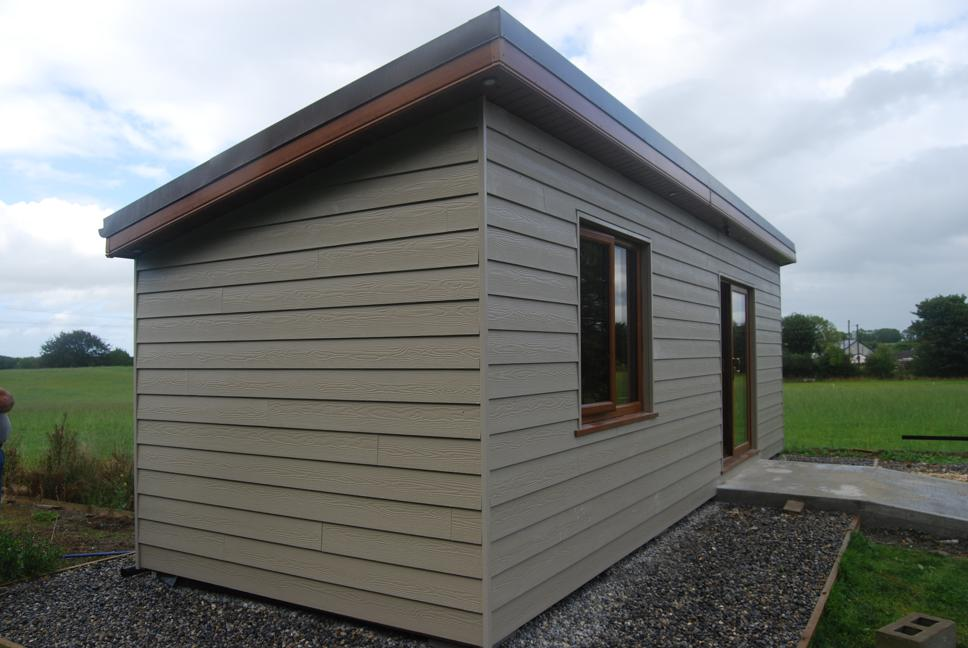
#> input picture test_image.jpg, 968 x 648 px
$ python run_vp_detect.py --image-path ../test_image.jpg
#> lines starting #> are read from the running program, lines starting #| are printed output that depends on the picture
### lu_vp_detect/vp_detection.py
"""
Python + OpenCV Implementation of the vanishing point algorithm by Xiaohu Lu
et al. -
http://xiaohulugo.github.io/papers/Vanishing_Point_Detection_WACV2017.pdf.

Author: Ray Phan (https://github.com/rayryeng)
"""

import cv2
import numpy as np
from itertools import combinations


class VPDetection(object):
    """
    VP Detection Object

    Args:
        length_thresh: Line segment detector threshold (default=30)
        principal_point: Principal point of the image (in pixels)
        focal_length: Focal length of the camera (in pixels)
        seed: Seed for reproducibility due to RANSAC
    """

    def __init__(self,
                 length_thresh=30,
                 principal_point=None,
                 focal_length=1500,
                 seed=None):
        self._length_thresh = length_thresh
        self._principal_point = principal_point
        self._focal_length = focal_length
        self._angle_thresh = np.pi / 30  # For displaying debug image
        self._vps = None  # For storing the VPs in 3D space
        self._vps_2D = None  # For storing the VPs in 2D space
        self.__img = None  # Stores the image locally
        self.__clusters = None  # Stores which line index maps to what VP
        self.__tol = 1e-8  # Tolerance for floating point comparison
        self.__angle_tol = np.pi / 3  # (pi / 180 * (60 degrees)) = +/- 30 deg
        self.__lines = None  # Stores the line detections internally
        self.__zero_value = 0.001  # Threshold to check augmented coordinate
        # Anything less than __tol gets set to this
        self.__seed = seed  # Set seed for reproducibility
        noise_ratio = 0.5  # Outlier/inlier ratio for RANSAC estimation
        # Probability of all samples being inliers
        p = (1.0 / 3.0) * ((1.0 - noise_ratio)**2.0)

        # Total number of iterations for RANSAC
        conf = 0.9999
        self.__ransac_iter = int(np.log(1 - conf) / np.log(1.0 - p))

    # [25 lines left out: functions length_thresh, length_thresh, not called in this run]

    @property
    def principal_point(self):
        """
        Principal point for VP Detection algorithm

        Returns:
            The minimum length required for a line
        """
        return self._principal_point

    # [58 lines left out: functions principal_point, focal_length, focal_length, vps, not called in this run]

    @property
    def vps_2D(self):
        """
        Vanishing points of the image in 2D image coordinates.

        Returns:
            A numpy array where each row is a point and each column is a
            component / coordinate
        """
        return self._vps_2D

    def __detect_lines(self, img):
        """
        Detects lines using OpenCV LSD Detector
        """
        # Convert to grayscale if required
        if len(img.shape) == 3:
            img_copy = cv2.cvtColor(img, cv2.COLOR_BGR2GRAY)
        else:
            img_copy = img

        # Create LSD detector with default parameters
        lsd = cv2.createLineSegmentDetector(0)

        # Detect lines in the image
        # Returns a NumPy array of type N x 1 x 4 of float32
        # such that the 4 numbers in the last dimension are (x1, y1, x2, y2)
        # These denote the start and end positions of a line
        lines = lsd.detect(img_copy)[0]

        # Remove singleton dimension
        lines = lines[:, 0]

        # Filter out the lines whose length is lower than the threshold
        dx = lines[:, 2] - lines[:, 0]
        dy = lines[:, 3] - lines[:, 1]
        lengths = np.sqrt(dx * dx + dy * dy)
        mask = lengths >= self._length_thresh
        lines = lines[mask]

        # Store the lines internally
        self.__lines = lines

        # Return the lines
        return lines

    def __find_vp_hypotheses_two_lines(self):
        """
        Finds the VP hypotheses using pairs of lines
        """
        # Number of detected lines
        N = self.__lines.shape[0]

        # Number of bins for longitude - 360 bins so 1 deg. per bin
        # For estimating second VP along the great circle distance of the
        # first VP
        num_bins_vp2 = 360
        vp2_step = np.pi / 180.0  # Step in radians

        # Store the equations of the line, lengths and orientations
        # for each line segment
        p1 = np.column_stack((self.__lines[:, :2], np.ones(N,
                                                           dtype=np.float32)))
        p2 = np.column_stack((self.__lines[:, 2:], np.ones(N,
                                                           dtype=np.float32)))
        cross_p = np.cross(p1, p2)
        dx = p1[:, 0] - p2[:, 0]
        dy = p1[:, 1] - p2[:, 1]
        lengths = np.sqrt(dx * dx + dy * dy)
        orientations = np.arctan2(dy, dx)

        # Perform wraparound - [-pi, pi] --> [0, pi]
        # All negative angles map to their mirrored positive counterpart
        orientations[orientations < 0] = orientations[orientations < 0] + np.pi

        # Keep these around
        self.__cross_p = cross_p
        self.__lengths = lengths
        self.__orientations = orientations

        # Stores the VP hypotheses - 3 per longitude for each RANSAC iteration
        # First dimension - VP triplet proposal for a RANSAC iteration
        # Second dimension - VPs themselves
        # Third dimension - VP component
        vp_hypos = np.zeros((self.__ransac_iter * num_bins_vp2, 3, 3),
                            dtype=np.float32)

        i = 0

        if self.__seed is not None:
            gen = np.random.RandomState(self.__seed)

        # For each iteration...
        while i < self.__ransac_iter:
            # Get two random indices
            if self.__seed is not None:
                (idx1, idx2) = gen.permutation(N)[:2]
            else:
                (idx1, idx2) = np.random.permutation(N)[:2]

            # Get the first VP proposal in the image
            vp1_img = np.cross(cross_p[idx1], cross_p[idx2])

            # Try again if at infinity
            if np.abs(vp1_img[2]) < self.__tol:
                continue

            # Find where it intersects in the sphere
            vp1 = np.zeros(3, dtype=np.float32)
            vp1[:2] = vp1_img[:2] / vp1_img[2] - self._principal_point
            vp1[2] = self._focal_length

            # Normalize
            vp1 /= np.sqrt(np.sum(np.square(vp1)))

            # Get the other two VPs
            # Search along the circumference of the sphere
            la = np.arange(num_bins_vp2) * vp2_step
            kk = vp1[0] * np.sin(la) + vp1[1] * np.cos(la)
            phi = np.arctan(-vp1[2] / kk)

            # Convert back to Cartesian coordinates
            vp2 = np.column_stack([
                np.sin(phi) * np.sin(la),
                np.sin(phi) * np.cos(la),
                np.cos(phi)
            ])

            # Enforce points at infinity to be finite
            vp2[np.abs(vp2[:, 2]) < self.__tol, 2] = self.__zero_value
            # Normalize
            vp2 /= np.sqrt(np.sum(np.square(vp2), axis=1, keepdims=True))
            vp2[vp2[:, 2] < 0, :] *= -1.0  # Ensure direction is +z

            vp3 = np.cross(vp1, vp2)  # Third VP is orthogonal to the two
            vp3[np.abs(vp3[:, 2]) < self.__tol, 2] = self.__zero_value
            vp3 /= np.sqrt(np.sum(np.square(vp3), axis=1, keepdims=True))
            vp3[vp3[:, 2] < 0, :] *= -1.0

            # Place proposals in corresponding locations
            vp_hypos[i * num_bins_vp2:(i + 1) * num_bins_vp2, 0, :] = vp1
            vp_hypos[i * num_bins_vp2:(i + 1) * num_bins_vp2, 1, :] = vp2
            vp_hypos[i * num_bins_vp2:(i + 1) * num_bins_vp2, 2, :] = vp3

            # Move to the next iteration
            i += 1

        return vp_hypos

    def __get_sphere_grids(self):
        """
        Builds spherical voting grid to determine which VP has the most support
        """

        # Determine number of bins for latitude and longitude
        bin_size = np.pi / 180.0
        lat_span = np.pi / 2.0
        long_span = 2.0 * np.pi
        num_bins_lat = int(lat_span / bin_size)
        num_bins_lon = int(long_span / bin_size)

        # Get indices for every unique pair of lines
        combos = list(combinations(range(self.__lines.shape[0]), 2))
        combos = np.asarray(combos, dtype=int)

        # For each pair, determine where the lines intersect
        pt_intersect = np.cross(self.__cross_p[combos[:, 0]],
                                self.__cross_p[combos[:, 1]])

        # Ignore if points are at infinity
        mask = np.abs(pt_intersect[:, 2]) >= self.__tol

        # To determine if two points map to the same VP in spherical
        # coordinates, their difference in angle must be less than
        # some threshold
        ang = np.abs(self.__orientations[combos[:, 0]] -
                     self.__orientations[combos[:, 1]])
        ang = np.minimum(np.pi - ang, ang)
        mask = np.logical_and(mask, np.abs(ang) <= self.__angle_tol)

        # Get the points, angles and combinations that are
        # left
        pt_intersect = pt_intersect[mask]
        ang = ang[mask]
        combos = combos[mask]

        # Determine corresponding lat and lon mapped to the sphere
        X = (pt_intersect[:, 0] /
             pt_intersect[:, 2]) - self._principal_point[0]
        Y = (pt_intersect[:, 1] /
             pt_intersect[:, 2]) - self._principal_point[1]
        Z = self._focal_length
        lat = np.arccos(Z / np.sqrt(X * X + Y * Y + Z * Z))
        lon = np.arctan2(X, Y) + np.pi

        # Get corresponding bin locations
        la_bin = (lat / bin_size).astype(int)
        lon_bin = (lon / bin_size).astype(int)
        la_bin[la_bin >= num_bins_lat] = num_bins_lat - 1
        lon_bin[lon_bin >= num_bins_lon] = num_bins_lon - 1

        # Add their weighted vote to the corresponding bin
        # Get 1D bin coordinate so we can take advantage
        # of bincount method, then reshape back to 2D
        bin_num = la_bin * num_bins_lon + lon_bin
        weights = np.sqrt(
            self.__lengths[combos[:, 0]] *
            self.__lengths[combos[:, 1]]) * (np.sin(2.0 * ang) + 0.2)

        sphere_grid = np.bincount(
            bin_num, weights=weights,
            minlength=num_bins_lat * num_bins_lon).reshape(
                (num_bins_lat, num_bins_lon)).astype(np.float32)

        # Add the 3 x 3 smoothed votes on top of the original votes for
        # stability (refer to paper)
        sphere_grid += cv2.filter2D(sphere_grid, -1, (1.0 / 9.0) * np.ones(
            (3, 3)))
        return sphere_grid

    def __get_best_vps_hypo(self, sphere_grid, vp_hypos):
        # Number of hypotheses
        N = vp_hypos.shape[0]

        # Bin size - 1 deg. in radians
        bin_size = np.pi / 180.0

        # Ignore any values whose augmented coordinate are less than
        # the threshold or bigger than magnitude of 1
        # Each row is a VP triplet
        # Each column is the z coordinate
        mask = np.logical_and(
            np.abs(vp_hypos[:, :, 2]) >= self.__tol,
            np.abs(vp_hypos[:, :, 2]) <= 1.0)

        # Create ID array for VPs
        ids = np.arange(N).astype(int)
        ids = np.column_stack([ids, ids, ids])
        ids = ids[mask]

        # Calculate their respective lat and lon
        lat = np.arccos(vp_hypos[:, :, 2][mask])
        lon = np.arctan2(vp_hypos[:, :, 0][mask],
                         vp_hypos[:, :, 1][mask]) + np.pi

        # Determine which bin they map to
        la_bin = (lat / bin_size).astype(int)
        lon_bin = (lon / bin_size).astype(int)
        la_bin[la_bin == 90] = 89
        lon_bin[lon_bin == 360] = 359

        # For each hypotheses triplet of VPs, calculate their final
        # votes by summing the contributions of each VP for the
        # hypothesis
        weights = sphere_grid[la_bin, lon_bin]
        votes = np.bincount(ids, weights=weights,
                            minlength=N).astype(np.float32)

        # Find best hypothesis by determining which triplet has the largest
        # votes
        best_idx = np.argmax(votes)
        final_vps = vp_hypos[best_idx]
        vps_2D = self._focal_length * (final_vps[:, :2] /
                                       final_vps[:, 2][:, None])
        vps_2D += self._principal_point

        # Find the coordinate with the largest vertical value
        # This will be the last column of the output
        z_idx = np.argmax(np.abs(vps_2D[:, 1]))
        ind = np.arange(3).astype(int)
        mask = np.ones(3, dtype=bool)
        mask[z_idx] = False
        ind = ind[mask]

        # Next, figure out which of the other two coordinates has the smallest
        # x coordinate - this would be the left leaning VP
        vps_trim = vps_2D[mask]
        x_idx = np.argmin(vps_trim[:, 0])
        x_idx = ind[x_idx]

        # Finally get the right learning VP
        mask[x_idx] = False
        x2_idx = np.argmax(mask)

        # Re-arrange the order
        # Right VP is first - x-axis would be to the right
        # Left VP is second - y-axis would be to the left
        # Vertical VP is third - z-axis would be vertical
        final_vps = final_vps[[x2_idx, x_idx, z_idx], :]
        vps_2D = vps_2D[[x2_idx, x_idx, z_idx], :]

        # Save for later
        self._vps = final_vps
        self._vps_2D = vps_2D
        return final_vps

    # [57 lines left out: function __cluster_lines, not called in this run]

    def find_vps(self, img):
        """
        Find the vanishing points given the input image

        Args:
            img: Either the path to the image or the image read in with
         `cv2.imread`

        Returns:
            A numpy array where each row is a point and each column is a
            component / coordinate. Additionally, the VPs are ordered such that
            the right most VP is the first row, the left most VP is the second
            row and the vertical VP is the last row
        """

        # Detect the lines in the image
        if isinstance(img, str):
            img = cv2.imread(img, -1)

        self.__img = img  # Keep a copy for later

        # Reset principal point if we haven't set it yet
        if self._principal_point is None:
            rows, cols = img.shape[:2]
            self._principal_point = np.array([cols / 2.0, rows / 2.0],
                                             dtype=np.float32)

        # Detect lines
        _ = self.__detect_lines(img)

        # Find VP candidates
        vps_hypos = self.__find_vp_hypotheses_two_lines()
        self.__vps_hypos = vps_hypos  # Save a copy

        # Map VP candidates to sphere
        sphere_grid = self.__get_sphere_grids()

        # Find the final VPs
        best_vps = self.__get_best_vps_hypo(sphere_grid, vps_hypos)
        self.__final_vps = best_vps  # Save a copy
        self.__clusters = None  # Reset because of new image
        return best_vps

    # [62 lines left out: function create_debug_VP_image, not called in this run]

### lu_vp_detect/run_vp_detect.py
import argparse
from lu_vp_detect import VPDetection

# Set up argument parser + options
parser = argparse.ArgumentParser(
    description="Main script for Lu's Vanishing Point Algorithm")
parser.add_argument('-i',
                    '--image-path',
                    help='Path to the input image',
                    required=True)
parser.add_argument('-lt',
                    '--length-thresh',
                    default=30,
                    type=float,
                    help='Minimum line length (in pixels) for detecting lines')
parser.add_argument(
    '-pp',
    '--principal-point',
    default=None,
    nargs=2,
    type=float,
    help='Principal point of the camera (default is image centre)')
parser.add_argument('-f',
                    '--focal-length',
                    default=1500,
                    type=float,
                    help='Focal length of the camera (in pixels)')
parser.add_argument('-d',
                    '--debug',
                    action='store_true',
                    help='Turn on debug image mode')
parser.add_argument('-ds',
                    '--debug-show',
                    action='store_true',
                    help='Show the debug image in an OpenCV window')
parser.add_argument('-dp',
                    '--debug-path',
                    default=None,
                    help='Path for writing the debug image')
parser.add_argument('-s',
                    '--seed',
                    default=None,
                    type=int,
                    help='Specify random seed for reproducible results')
args = parser.parse_args()


def main():
    # Extract command line arguments
    input_path = args.image_path
    length_thresh = args.length_thresh
    principal_point = args.principal_point
    focal_length = args.focal_length
    debug_mode = args.debug
    debug_show = args.debug_show
    debug_path = args.debug_path
    seed = args.seed

    print('Input path: {}'.format(input_path))
    print('Seed: {}'.format(seed))
    print('Line length threshold: {}'.format(length_thresh))
    print('Focal length: {}'.format(focal_length))

    # Create object
    vpd = VPDetection(length_thresh, principal_point, focal_length, seed)

    # Run VP detection algorithm
    vps = vpd.find_vps(input_path)
#> in find_vps, img is the input picture: shape (648, 968, 3); mean B, G, R 121.9, 124.1, 120.6
#> in __detect_lines, `img_copy = cv2.cvtColor(img, cv2.COLOR_BGR2GRAY)`:
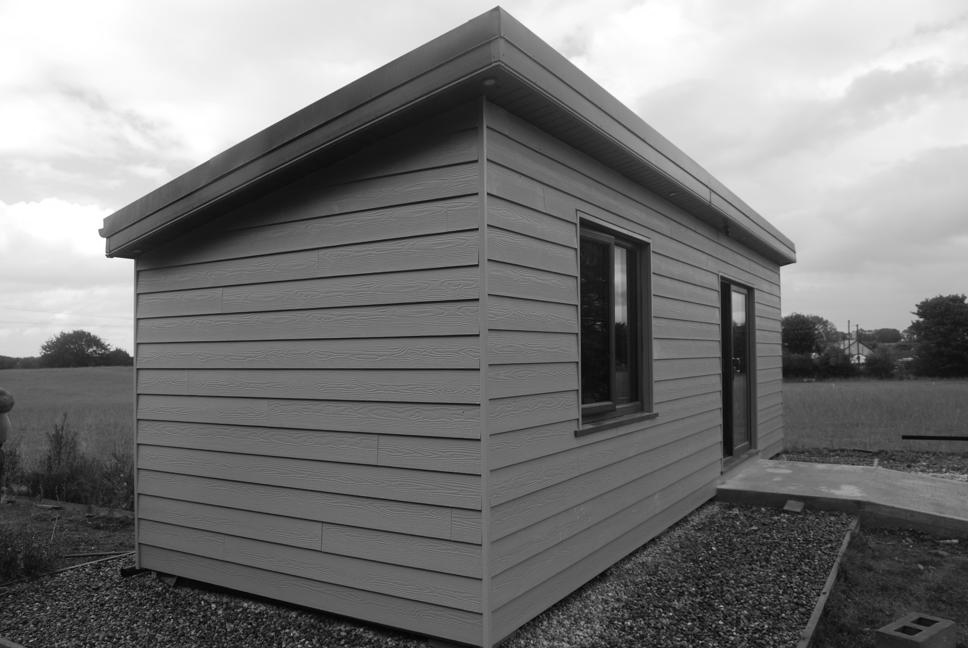
#> img_copy: shape (648, 968); min 0, max 255, mean 122.8
#> in __detect_lines, `lines = lsd.detect(img_copy)[0]`: lines = 393 rows, first 6: [135.5, 258.6, 114.3, 256.6], [113.3, 256.9, 106.8, 257.9], [101.9, 217, 496.6, 3.79], [795.4, 262.2, 775.1, 267.2], [117.7, 346.2, 130.8, 356.2], [105.3, 254.4, 105.5, 240.6]
#> in __detect_lines, `dx = lines[:, 2] - lines[:, 0]`: dx = 393 values, max 394.6 at index 2, min -390.4 at index 147, mean 4.79
#> in __detect_lines, `dy = lines[:, 3] - lines[:, 1]`: dy = 393 values, max 237.3 at index 21, min -213.8 at index 93, mean 0.394
#> in __detect_lines, `lengths = np.sqrt(dx * dx + dy * dy)`: lengths = 393 values, max 448.5 at index 2, min 5.15 at index 6, mean 70.49
#> in __detect_lines, `lines = lines[mask]`: lines = 147 rows, first 6: [101.9, 217, 496.6, 3.79], [133.6, 359.4, 133.9, 260.6], [0.529, 356.2, 38.15, 357.4], [730.8, 283.1, 730.9, 358.1], [779.3, 266.9, 781, 314.4], [613.4, 244.4, 610.7, 398.1]
    print('Principal point: {}'.format(vpd.principal_point))

    # Show VP information
    print("The vanishing points in 3D space are: ")
    for i, vp in enumerate(vps):
        print("Vanishing Point {:d}: {}".format(i + 1, vp))

    vp2D = vpd.vps_2D
    print("\nThe vanishing points in image coordinates are: ")
    for i, vp in enumerate(vp2D):
        print("Vanishing Point {:d}: {}".format(i + 1, vp))

    # Extra stuff
    if debug_mode or debug_show:
        st = "Creating debug image"
        if debug_show:
            st += " and showing to the screen"
        if debug_path is not None:
            st += "\nAlso writing debug image to: {}".format(debug_path)

        if debug_show or debug_path is not None:
            print(st)
            vpd.create_debug_VP_image(debug_show, debug_path)


if __name__ == "__main__":
    main()
